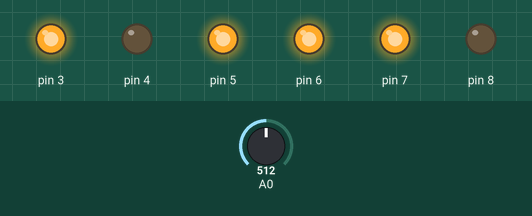
Bench run of a sketch on a simulated Arduino Uno, built with avr-gcc and run on an emulated ATmega328P. On the bench: output pins drawn as LEDs (lit = HIGH). Inputs (shaded band) come from the test bench; at power-on: A0 = 512.

Above: at 1.2 s.
1.3 s: A0 set to 528
At 1.8 s:
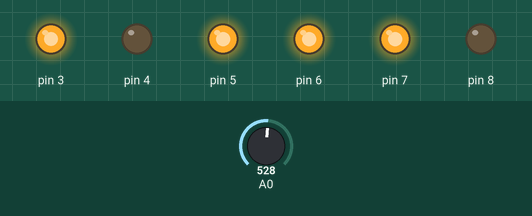
2.8 s: A0 set to 306
At 4.0 s:
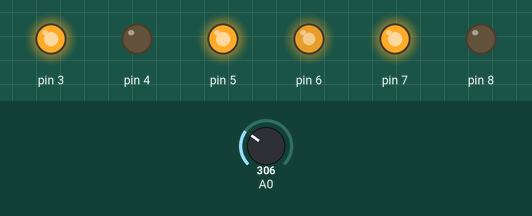
4.3 s: A0 set to 122
At 5.2 s:
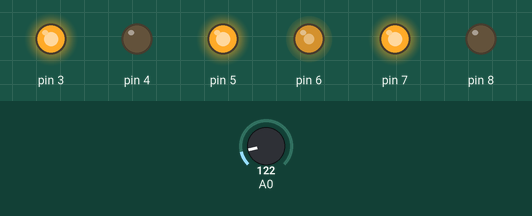
5.8 s: A0 set to 0
At 6.4 s:
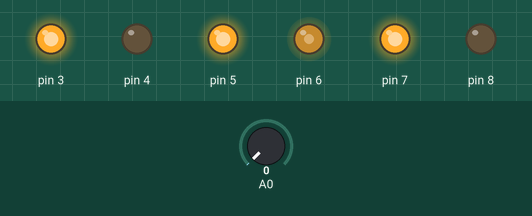
7.3 s: A0 set to 900
At 8.7 s:
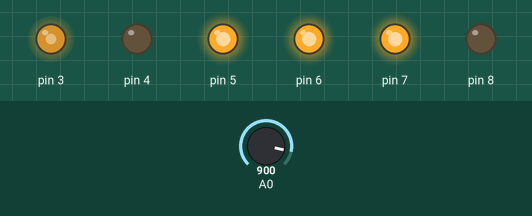
Timing chart, 0 to 9.8 s (numbered marks = the images above; inputs shaded):
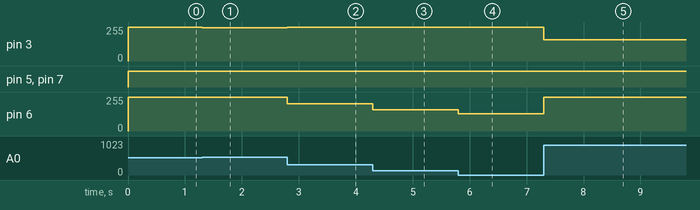

The sketch:

P5_E4.ino
```cpp
void setup() {
  pinMode(5,OUTPUT); //
  pinMode(4,OUTPUT); //
  pinMode(3,OUTPUT);  //
  pinMode(6,OUTPUT); //11 A 6
  pinMode(7,OUTPUT);
  pinMode(8,OUTPUT); //
}

void loop() {
  int p = analogRead(A0); //Max 1023

  digitalWrite(7,HIGH);
  digitalWrite(8,LOW);  //DA EL SENTIDO
  digitalWrite(4,LOW);  //
  digitalWrite(5,HIGH); //

  if (p>1023/2){
    analogWrite(6, 255); // HABILITA MOTOR
    analogWrite(3, 255-p/4 +128); //HABILITA MOTOR 2
  } else if (p<1023/2){
    analogWrite(6, p/4 + 128); // HABILITA MOTOR 1
    analogWrite(3, 255); //HABILITA MOTOR 2
  }else{
    analogWrite(6, 255); // HABILITA MOTOR 1
    analogWrite(3, 255); //HABILITA MOTOR 2
  }

}
```

Measured:
- after the input at 1.3 s, pin 3: 255/255 → 251/255 at once
- after the input at 2.8 s, pin 3: 251/255 → 255/255 at once; pin 6: 255/255 → 204/255 at once
- after the input at 4.3 s, pin 6: 204/255 → 158/255 at once
- after the input at 5.8 s, pin 6: 158/255 → 128/255 at once
- after the input at 7.3 s, pin 3: 255/255 → 158/255 at once; pin 6: 128/255 → 255/255 at once
